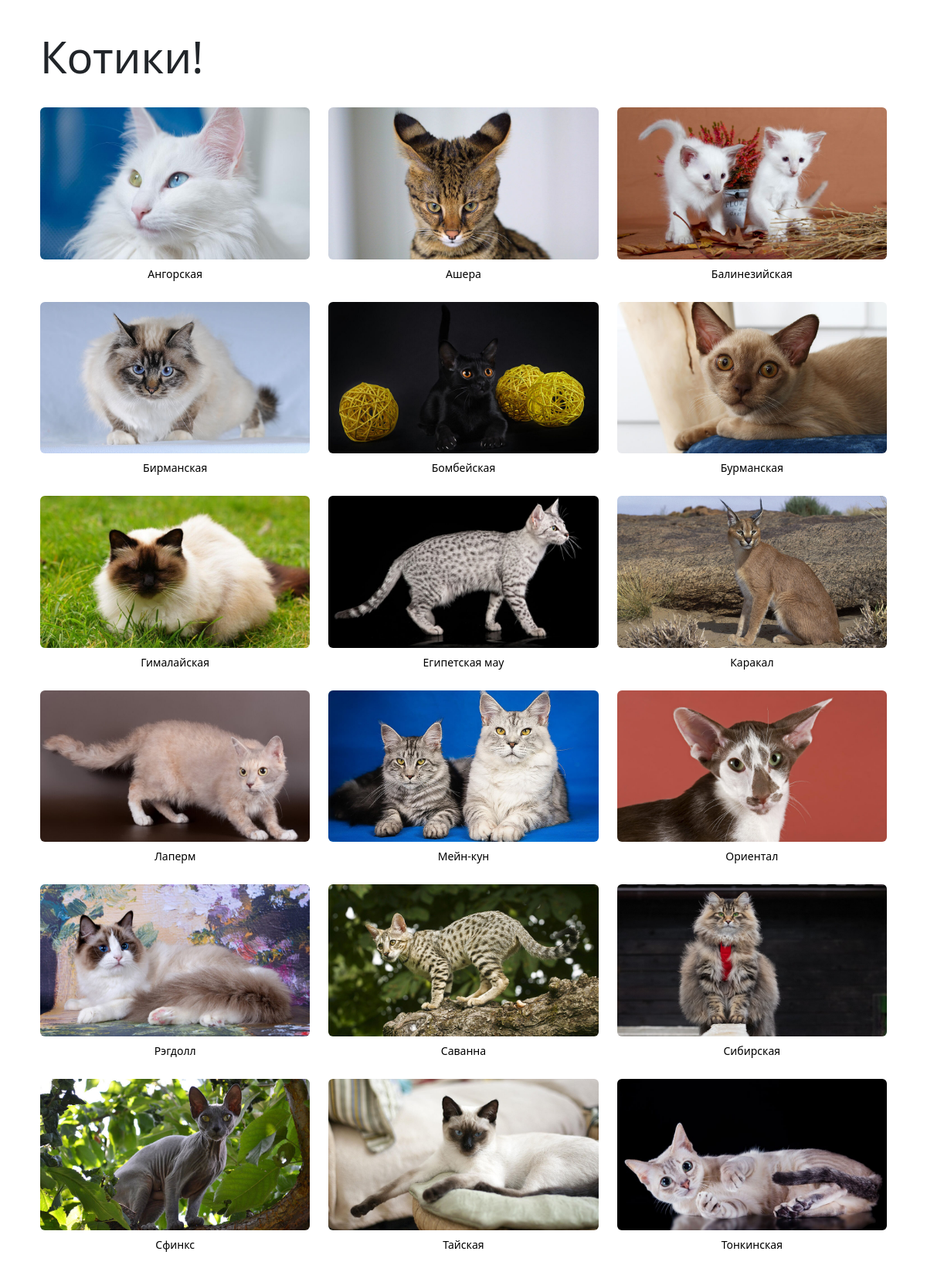
The page / on the database its author committed.
### cats/models.py (models this page shows, shortened)
class Cat(models.Model):
    name = models.CharField(max_length=100, verbose_name='Порода', unique=True)
    description = models.TextField(verbose_name='Описание')
    photo = models.ImageField(upload_to='cats_photoes', verbose_name='Фото', blank=True, null=True)
    slug = models.SlugField(verbose_name='Слаг', editable=False)
    class Meta:
        ordering = ['name']
        verbose_name = 'Котик'
        verbose_name_plural = 'Котики'

### cats/views.py (the view)
# urls.py: path('', views.index, name='index'),
def index(request):
    cats = Cat.objects.all()
    return render(request, 'index.html', {'cats': cats})

### cats/templates/index.html (shortened to what this page needs)
{% extends 'base.html' %}
{% block header %}Котики! {% endblock %}
{% block content %}
    <div class="row">
        {% for cat in cats %}
            <div class="col-md-4">
                <a href="{% url 'cats:about' cat.pk %}">
                    <figure class="figure rounded">
                        <img src="{{cat.photo.url}}" alt="" class="figure-img img-fluid rounded">
                        <figcaption class="figure-caption text-center text-black">{{cat.name}}</figcaption>
                    </figure>
                </a>
            </div>
        {% endfor %}
    </div>
{% endblock %}

### cats/templates/base.html (shortened to what this page needs)
{% load static %}
<!DOCTYPE html>
<html lang="en">
<head>
    <link rel="stylesheet" href="{% static 'style.css' %}">
    <link href="https://cdn.jsdelivr.net/npm/bootstrap@5.3.3/dist/css/bootstrap.min.css" rel="stylesheet">
</head>
<body>
    <div class="container rounded">
        <div class="inner rounded">
            <h1 class="display-4">{% block header %} {% endblock %}</h1>
            <br>
            {% block content %}
            {% endblock %}
        </div>
    </div>
</body>
</html>

### cats/static/style.css (style rules this page uses)
.container { margin: 30px 0px; }
.inner { padding: 10px; }
.figure-caption { padding-bottom: 10px; }
figure { background-color: #ffffffde; cursor: pointer; transition: .9s ease; }

### rows shown on the page
Cat: photo (picture), name "Ангорская"
Cat: photo (picture), name "Ашера"
Cat: photo (picture), name "Балинезийская"
Cat: photo (picture), name "Бирманская"
Cat: photo (picture), name "Бомбейская"
Cat: photo (picture), name "Бурманская"
Cat: photo (picture), name "Гималайская"
Cat: photo (picture), name "Египетская мау"
Cat: photo (picture), name "Каракал"
Cat: photo (picture), name "Лаперм"
Cat: photo (picture), name "Мейн-кун"
Cat: photo (picture), name "Ориентал"
Cat: photo (picture), name "Рэгдолл"
Cat: photo (picture), name "Саванна"
Cat: photo (picture), name "Сибирская"
Cat: photo (picture), name "Сфинкс"
Cat: photo (picture), name "Тайская"
Cat: photo (picture), name "Тонкинская"
